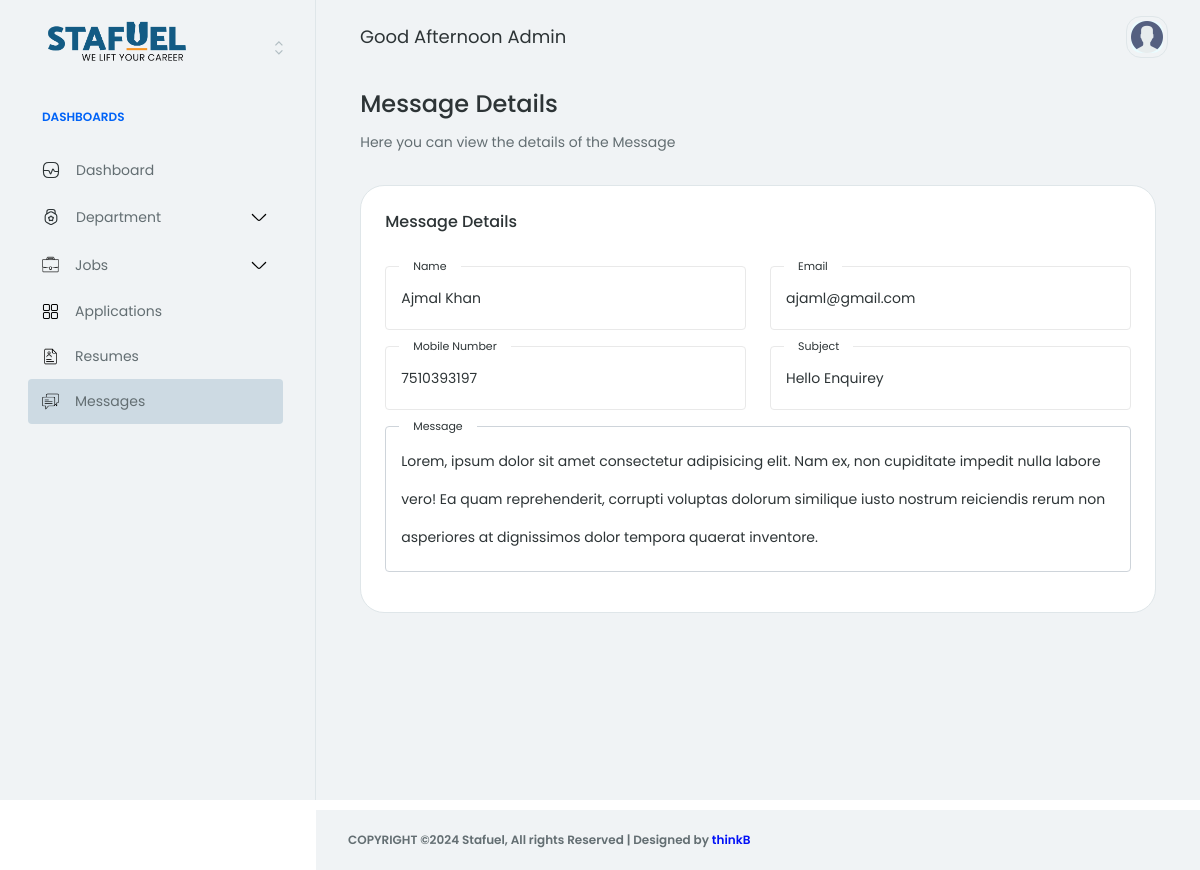
/account/message/ajmal-khan-hello-enquirey (signed in), run on the app's committed database.
### core/models.py (models this page shows, shortened)
class Message(models.Model):
    name = models.CharField(max_length=255)
    email = models.EmailField()
    subject = models.CharField(max_length=255)
    message = models.TextField()
    number = models.CharField(max_length=20)
    slug = models.SlugField(max_length=255, unique=True, blank=True)
    created_at = models.DateTimeField(auto_now_add=True)

### core/views.py (the view)
# urls.py: path('message/<slug:slug>', view_message, name='view_message'),
@login_required(login_url='login')
def view_message(request, slug):
    message = Message.objects.get(slug=slug)
    return render(request, 'backend/message-view.html', {'message': message})

### templates/backend/message-view.html (shortened to what this page needs)
{% extends 'backend/base.html' %}
{% load static %}
{% block content %}
<div class="row mb-32 gy-32">
    <div class="col-12">
        <div class="row align-items-center justify-content-between g-24">
            <div class="col-12 col-md-6">
                <h3>Message Details</h3>
                <p class="hp-p1-body mb-0">Here you can view the details of the Message</p>
            </div>
        </div>
    </div>
    <div class="col-12">
        <div class="row g-32">
            <div class="col-12 col-lg-12">
                <div class="row g-32">
                    <div class="col-12">
                        <div class="card hp-project-ecommerce-table-card">
                            <div class="card-body">
                                <div class="row">
                                    <div class="col-12">
                                        <div class="d-flex align-items-center justify-content-between mb-32">
                                            <h5 class="mb-0">Message Details</h5>
                                        </div>
                                        <form method="post" action="#" enctype="multipart/form-data">
                                            <div class="row">
                                                <div class="col-md-6 input_div">
                                                    <label for="id_job">Name</label>
                                                    <input type="text" value="{{ message.name }}" readonly class="form-control">
                                                </div>
                                                <div class="col-md-6 input_div">
                                                    <label for="id_department">Email</label>
                                                    <input type="text" value="{{ message.email }}" readonly class="form-control">
                                                </div>
                                                <div class="col-md-6 input_div">
                                                    <label for="id_email">Mobile Number</label>
                                                    <input type="email" value="{{ message.number }}" readonly class="form-control">
                                                </div>
                                                <div class="col-md-6 input_div">
                                                    <label for="id_email">Subject</label>
                                                    <input type="email" value="{{ message.subject }}" readonly class="form-control">
                                                </div>
                                                <div class="col-md-12 input_div">
                                                    <label for="id_skills">Message</label>
                                                    <div id="id_skills" class="form-control" >{{ message.message }}</div>
                                                </div>
                                            </div>
                                        </form>
                                    </div>
                                </div>
                            </div>
                        </div>
                    </div>
                </div>
            </div>
        </div>
    </div>
</div>
{% endblock %}

### static/app-assets/css/base/typography.css (style rules this page uses)
h1, h2, h3, h4, h5, h6, .h1, .h2, .h3, .h4, .h5, .h6 { color: #2d3436; font-weight: 500; }
h3 { font-size: 24px; line-height: 28px; }
h5 { font-size: 16px; line-height: 24px; }
.hp-p1-body { font-size: 14px; line-height: 21px; color: #636e72; font-weight: 400; }

### static/app-assets/css/base/base.css (style rules this page uses)
body { color: #2d3436; font-size: 14px; font-family: "Poppins", sans-serif; line-height: 1.5715; overflow-x: hidden; }

### static/assets/css/style.css (style rules this page uses)
:root { --ri5-color-primary-hsl: 242, 69%, 52%; --ri5-color-bg-hsl: 0, 0%, 100%; --ri5-color-contrast-high-hsl: 230, 7%, 23%; --ri5-color-contrast-higher-hsl: 230, 13%, 9%; --ri5-color-bg-darker-hsl: 240, 4%, 90%; --ri5-color-white-hsl: 0, 0%, 100%; --ri5-text-sm: 0.833rem; --radio-switch-width: 186px; --radio-switch-height: 46px; --radio-switch-padding: 1px; --radio-switch-radius: 100vw; --radio-switch-animation-duration: 0.3s; }
.input_div { display: flex; justify-content: center; margin-bottom: 20px; align-items: center; position: relative; }
.input_div input { width: 100%; border: 0.4px solid rgb(233, 233, 233); transition: 0.8s; outline: none; padding: 12px 15px; }
.input_div label { position: absolute; font-size: 11px; top: -8px; width: fit-content; background: white; padding: 0px 14px; left: 26px; }
.form-control:disabled, .form-control[readonly] { background-color: white !important; }

### templates/backend/message-view.html (style rules this page uses)
.input_div { margin-bottom: 1rem; }
.form-control { border: 1px solid #ced4da; border-radius: .25rem; padding: 15px; word-wrap: break-word; }

### data on the page
Message: name "Ajmal Khan", email "ajaml@gmail.com", number "7510393197", subject "Hello Enquirey", message "Lorem, ipsum dolor sit amet consectetur adipisicing elit. Nam ex, non cupiditate impedit nulla labore vero! Ea quam reprehenderit, corrupti voluptas dolorum similique iusto nostrum reiciendis rerum non asperiores at dignissimos dolor tempora quaerat inventore."
